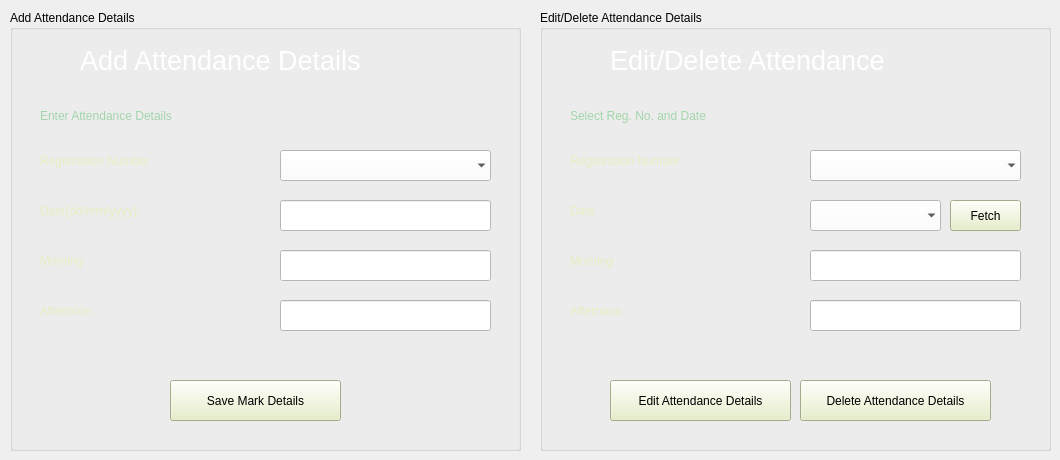
    <widget class="QWidget" name="tab_11">
     <attribute name="title">
      <string>Attendance</string>
     </attribute>
     <widget class="QGroupBox" name="groupBox_5">
      <property name="geometry">
       <rect>
        <x>10</x>
        <y>10</y>
        <width>511</width>
        <height>441</height>
       </rect>
      </property>
      <property name="title">
       <string>Add Attendance Details</string>
      </property>
      <widget class="QLabel" name="label_76">
       <property name="geometry">
        <rect>
         <x>70</x>
         <y>20</y>
         <width>341</width>
         <height>61</height>
        </rect>
       </property>
       <property name="font">
        <font>
         <family>MS Shell Dlg 2</family>
         <pointsize>20</pointsize>
         <weight>9</weight>
         <italic>false</italic>
         <bold>false</bold>
        </font>
       </property>
       <property name="styleSheet">
        <string notr="true">color: rgb(255, 255, 255);
font: 75 20pt &quot;MS Shell Dlg 2&quot;;</string>
       </property>
       <property name="text">
        <string>Add Attendance Details</string>
       </property>
      </widget>
      <widget class="QLabel" name="l4l1">
       <property name="geometry">
        <rect>
         <x>30</x>
         <y>90</y>
         <width>261</width>
         <height>31</height>
        </rect>
       </property>
       <property name="styleSheet">
        <string notr="true">color: rgb(162, 213, 171);
font: 75 14pt &quot;MS Shell Dlg 2&quot;;
</string>
       </property>
       <property name="text">
        <string>Enter Attendance Details</string>
       </property>
      </widget>
      <widget class="QLabel" name="label_78">
       <property name="geometry">
        <rect>
         <x>30</x>
         <y>130</y>
         <width>211</width>
         <height>41</height>
        </rect>
       </property>
       <property name="styleSheet">
        <string notr="true">color: rgb(229, 239, 193);
font: 75 14pt &quot;MS Serif&quot;;</string>
       </property>
       <property name="text">
        <string>Registration Number</string>
       </property>
      </widget>
      <widget class="QLabel" name="label_79">
       <property name="geometry">
        <rect>
         <x>30</x>
         <y>280</y>
         <width>201</width>
         <height>41</height>
        </rect>
       </property>
       <property name="styleSheet">
        <string notr="true">color: rgb(229, 239, 193);
font: 75 14pt &quot;MS Serif&quot;;</string>
       </property>
       <property name="text">
        <string>Afternoon</string>
       </property>
      </widget>
      <widget class="QLineEdit" name="tb4l2">
       <property name="geometry">
        <rect>
         <x>270</x>
         <y>240</y>
         <width>211</width>
         <height>31</height>
        </rect>
       </property>
       <property name="styleSheet">
        <string notr="true">background-color: rgb(255, 255, 255);</string>
       </property>
      </widget>
      <widget class="QLabel" name="label_80">
       <property name="geometry">
        <rect>
         <x>30</x>
         <y>180</y>
         <width>201</width>
         <height>41</height>
        </rect>
       </property>
       <property name="styleSheet">
        <string notr="true">color: rgb(229, 239, 193);
font: 75 14pt &quot;MS Serif&quot;;</string>
       </property>
       <property name="text">
        <string>Date(dd/mm/yyyy)</string>
       </property>
      </widget>
      <widget class="QLabel" name="label_81">
       <property name="geometry">
        <rect>
         <x>30</x>
         <y>230</y>
         <width>201</width>
         <height>41</height>
        </rect>
       </property>
       <property name="styleSheet">
        <string notr="true">color: rgb(229, 239, 193);
font: 75 14pt &quot;MS Serif&quot;;</string>
       </property>
       <property name="text">
        <string>Morning</string>
       </property>
      </widget>
      <widget class="QLineEdit" name="tb4l1">
       <property name="geometry">
        <rect>
         <x>270</x>
         <y>190</y>
         <width>211</width>
         <height>31</height>
        </rect>
       </property>
       <property name="styleSheet">
        <string notr="true">background-color: rgb(255, 255, 255);</string>
       </property>
      </widget>
      <widget class="QComboBox" name="cb4l1">
       <property name="geometry">
        <rect>
         <x>270</x>
         <y>140</y>
         <width>211</width>
         <height>31</height>
        </rect>
       </property>
       <property name="styleSheet">
        <string notr="true">background-color: rgb(255, 255, 255);</string>
       </property>
       <property name="frame">
        <bool>false</bool>
       </property>
      </widget>
      <widget class="QLineEdit" name="tb4l3">
       <property name="geometry">
        <rect>
         <x>270</x>
         <y>290</y>
         <width>211</width>
         <height>31</height>
        </rect>
       </property>
       <property name="styleSheet">
        <string notr="true">background-color: rgb(255, 255, 255);</string>
       </property>
      </widget>
      <widget class="QPushButton" name="b4l1">
       <property name="geometry">
        <rect>
         <x>160</x>
         <y>370</y>
         <width>171</width>
         <height>41</height>
        </rect>
       </property>
       <property name="styleSheet">
        <string notr="true">background-color: rgb(229, 239, 193);
font: 12pt &quot;Modern No. 20&quot;;
</string>
       </property>
       <property name="text">
        <string>Save Mark Details</string>
       </property>
      </widget>
     </widget>
     <widget class="QGroupBox" name="groupBox_6">
      <property name="geometry">
       <rect>
        <x>540</x>
        <y>10</y>
        <width>511</width>
        <height>441</height>
       </rect>
      </property>
      <property name="title">
       <string>Edit/Delete Attendance Details</string>
      </property>
      <widget class="QLabel" name="label_83">
       <property name="geometry">
        <rect>
         <x>70</x>
         <y>20</y>
         <width>341</width>
         <height>61</height>
        </rect>
       </property>
       <property name="font">
        <font>
         <family>MS Shell Dlg 2</family>
         <pointsize>20</pointsize>
         <weight>9</weight>
         <italic>false</italic>
         <bold>false</bold>
        </font>
       </property>
       <property name="styleSheet">
        <string notr="true">color: rgb(255, 255, 255);
font: 75 20pt &quot;MS Shell Dlg 2&quot;;</string>
       </property>
       <property name="text">
        <string>Edit/Delete Attendance</string>
       </property>
      </widget>
      <widget class="QLabel" name="l4r1">
       <property name="geometry">
        <rect>
         <x>30</x>
         <y>90</y>
         <width>271</width>
         <height>31</height>
        </rect>
       </property>
       <property name="styleSheet">
        <string notr="true">color: rgb(162, 213, 171);
font: 75 14pt &quot;MS Shell Dlg 2&quot;;
</string>
       </property>
       <property name="text">
        <string>Select Reg. No. and Date</string>
       </property>
      </widget>
      <widget class="QLabel" name="label_85">
       <property name="geometry">
        <rect>
         <x>30</x>
         <y>130</y>
         <width>211</width>
         <height>41</height>
        </rect>
       </property>
       <property name="styleSheet">
        <string notr="true">color: rgb(229, 239, 193);
font: 75 14pt &quot;MS Serif&quot;;</string>
       </property>
       <property name="text">
        <string>Registration Number</string>
       </property>
      </widget>
      <widget class="QLabel" name="label_86">
       <property name="geometry">
        <rect>
         <x>30</x>
         <y>280</y>
         <width>201</width>
         <height>41</height>
        </rect>
       </property>
       <property name="styleSheet">
        <string notr="true">color: rgb(229, 239, 193);
font: 75 14pt &quot;MS Serif&quot;;</string>
       </property>
       <property name="text">
        <string>Afternoon</string>
       </property>
      </widget>
      <widget class="QLineEdit" name="tb4r1">
       <property name="geometry">
        <rect>
         <x>270</x>
         <y>240</y>
         <width>211</width>
         <height>31</height>
        </rect>
       </property>
       <property name="styleSheet">
        <string notr="true">background-color: rgb(255, 255, 255);</string>
       </property>
      </widget>
      <widget class="QLabel" name="label_87">
       <property name="geometry">
        <rect>
         <x>30</x>
         <y>180</y>
         <width>201</width>
         <height>41</height>
        </rect>
       </property>
       <property name="styleSheet">
        <string notr="true">color: rgb(229, 239, 193);
font: 75 14pt &quot;MS Serif&quot;;</string>
       </property>
       <property name="text">
        <string>Date</string>
       </property>
      </widget>
      <widget class="QLabel" name="label_88">
       <property name="geometry">
        <rect>
         <x>30</x>
         <y>230</y>
         <width>201</width>
         <height>41</height>
        </rect>
       </property>
       <property name="styleSheet">
        <string notr="true">color: rgb(229, 239, 193);
font: 75 14pt &quot;MS Serif&quot;;</string>
       </property>
       <property name="text">
        <string>Morning</string>
       </property>
      </widget>
      <widget class="QComboBox" name="cb4r1">
       <property name="geometry">
        <rect>
         <x>270</x>
         <y>140</y>
         <width>211</width>
         <height>31</height>
        </rect>
       </property>
       <property name="styleSheet">
        <string notr="true">background-color: rgb(255, 255, 255);</string>
       </property>
       <property name="frame">
        <bool>false</bool>
       </property>
      </widget>
      <widget class="QLineEdit" name="tb4r2">
       <property name="geometry">
        <rect>
         <x>270</x>
         <y>290</y>
         <width>211</width>
         <height>31</height>
        </rect>
       </property>
       <property name="styleSheet">
        <string notr="true">background-color: rgb(255, 255, 255);</string>
       </property>
      </widget>
      <widget class="QPushButton" name="b4r2">
       <property name="geometry">
        <rect>
         <x>70</x>
         <y>370</y>
         <width>181</width>
         <height>41</height>
        </rect>
       </property>
       <property name="styleSheet">
        <string notr="true">background-color: rgb(229, 239, 193);
font: 10pt &quot;Modern No. 20&quot;;
</string>
       </property>
       <property name="text">
        <string>Edit Attendance Details</string>
       </property>
      </widget>
      <widget class="QComboBox" name="cb4r2">
       <property name="geometry">
        <rect>
         <x>270</x>
         <y>190</y>
         <width>131</width>
         <height>31</height>
        </rect>
       </property>
       <property name="styleSheet">
        <string notr="true">background-color: rgb(255, 255, 255);</string>
       </property>
       <property name="frame">
        <bool>false</bool>
       </property>
      </widget>
      <widget class="QPushButton" name="b4r1">
       <property name="geometry">
        <rect>
         <x>410</x>
         <y>190</y>
         <width>71</width>
         <height>31</height>
        </rect>
       </property>
       <property name="styleSheet">
        <string notr="true">background-color: rgb(229, 239, 193);
font: 12pt &quot;Modern No. 20&quot;;
</string>
       </property>
       <property name="text">
        <string>Fetch</string>
       </property>
      </widget>
      <widget class="QPushButton" name="b4r3">
       <property name="geometry">
        <rect>
         <x>260</x>
         <y>370</y>
         <width>191</width>
         <height>41</height>
        </rect>
       </property>
       <property name="styleSheet">
        <string notr="true">background-color: rgb(229, 239, 193);
font: 10pt &quot;Modern No. 20&quot;;
</string>
       </property>
       <property name="text">
        <string>Delete Attendance Details</string>
       </property>
      </widget>
     </widget>
    </widget>
